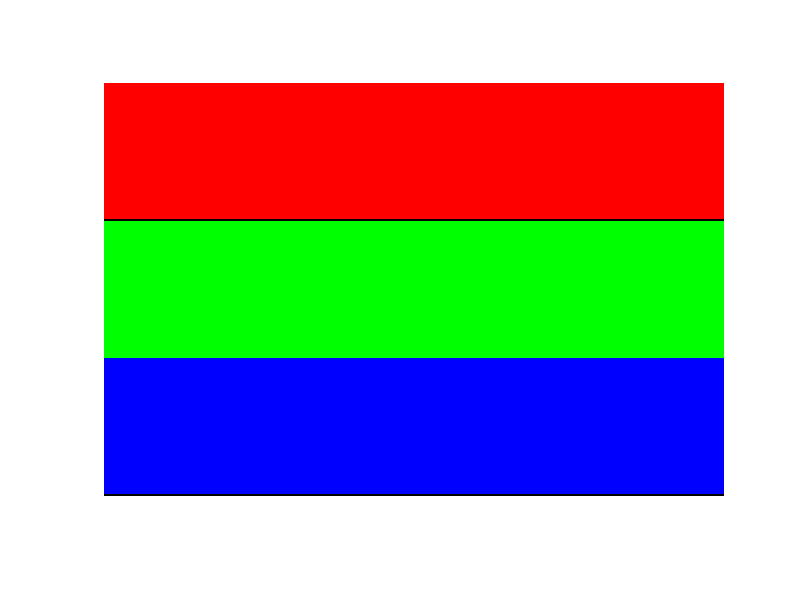
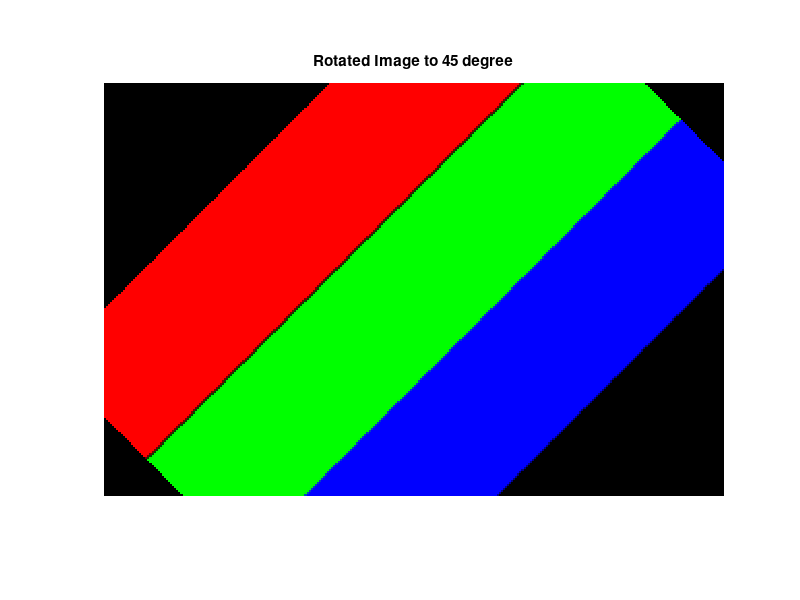
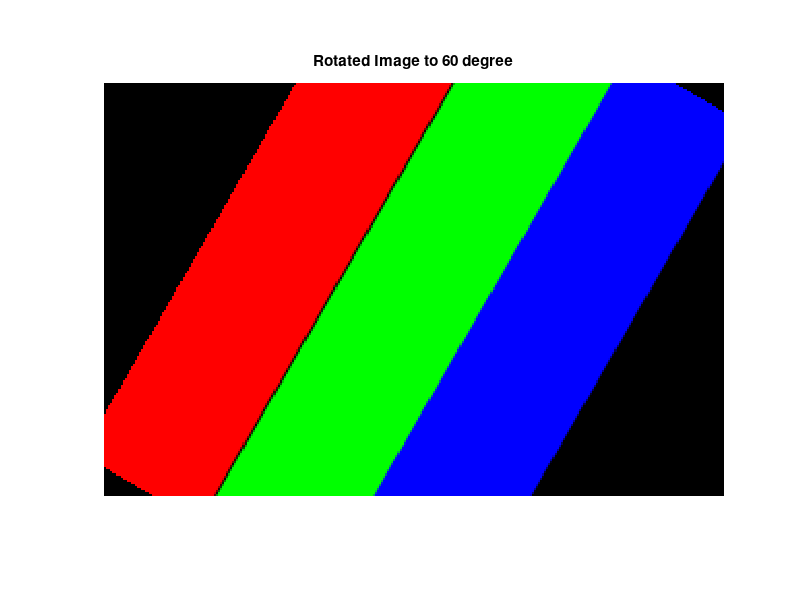
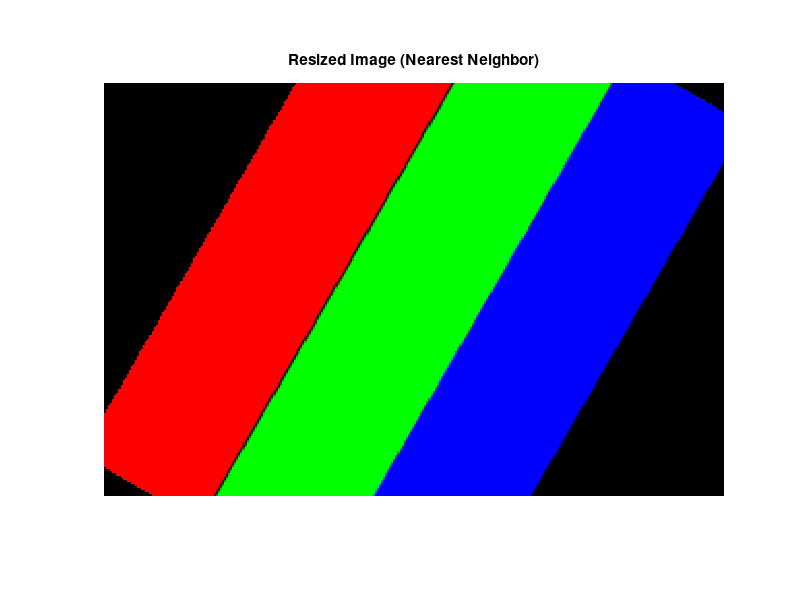

Source code (MATLAB) for these figures, in order:
clc;
clear all;
close all;

% Define image dimensions
width = 300;  
height = 200;  

% Create an RGB image matrix
rgbImage = zeros(height, width, 3, 'uint8');

% Fill the first third of rows with red
rgbImage(1:height/3, :, 1) = 255;

% Fill the second third of rows with green
rgbImage((height/3 + 1):(2*height/3), :, 2) = 255;

% Fill the last third of rows with blue
rgbImage((2*height/3 + 1):height, :, 3) = 255;

% Display the image
imshow(rgbImage);

% Save the image (optional)
imwrite(rgbImage, 'rgb_image_rows.png');

% Rotate the image by 45 degrees
rotatedImage = imrotate(rgbImage, 45, 'bilinear', 'crop');

% Display the rotated image
figure;
imshow(rotatedImage);
title('Rotated Image to 45 degree');

% Rotate the image by 60 degrees
rotatedImage = imrotate(rgbImage, 60, 'bilinear', 'crop');

% Display the rotated image
figure;
imshow(rotatedImage);
title('Rotated Image to 60 degree');

% Save the rotated image (optional)
imwrite(rotatedImage, 'rotated_rgb_image.png');

% Increase the size by a factor of 2 using nearest-neighbor interpolation
resizedImage = imresize(rotatedImage, 2, 'nearest');

% Display the resized image
figure;
imshow(resizedImage);
title('Resized Image (Nearest Neighbor)');

% Save the resized image (optional)
imwrite(resizedImage, 'resized_rgb_image.png');

% Increase the size by a factor of 2 using bilinear interpolation
resizedImageBilinear = imresize(rotatedImage, 2, 'bilinear');

% Display the resized image using bilinear interpolation
figure;
imshow(resizedImageBilinear);
title('Resized Image (Bilinear)');

% Save the resized image (optional)
imwrite(resizedImageBilinear, 'resized_rgb_image_bilinear.png');
